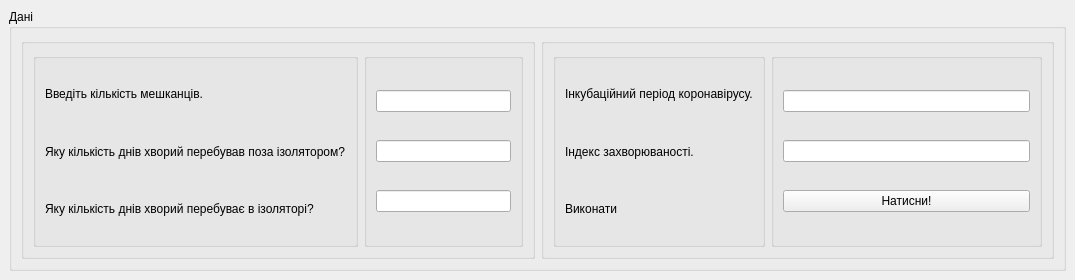
<?xml version="1.0" encoding="UTF-8"?>
<ui version="4.0">
 <class>MainWindow</class>
 <widget class="QMainWindow" name="MainWindow">
  <property name="geometry">
   <rect>
    <x>0</x>
    <y>0</y>
    <width>1075</width>
    <height>280</height>
   </rect>
  </property>
  <property name="windowTitle">
   <string>MainWindow</string>
  </property>
  <widget class="QWidget" name="centralwidget">
   <layout class="QGridLayout" name="gridLayout">
    <item row="1" column="0">
     <widget class="QGroupBox" name="groupBox_big1">
      <property name="title">
       <string>Дані</string>
      </property>
      <layout class="QHBoxLayout" name="horizontalLayout">
       <item>
        <widget class="QGroupBox" name="groupBox_medium1">
         <property name="title">
          <string/>
         </property>
         <layout class="QHBoxLayout" name="horizontalLayout_2">
          <item>
           <widget class="QGroupBox" name="groupBox_small11">
            <property name="title">
             <string/>
            </property>
            <layout class="QVBoxLayout" name="verticalLayout_2">
             <item>
              <widget class="QLabel" name="label_1">
               <property name="text">
                <string>Введіть кількість мешканців. </string>
               </property>
              </widget>
             </item>
             <item>
              <widget class="QLabel" name="label_2">
               <property name="text">
                <string>Яку кількість днів хворий перебував поза ізолятором?</string>
               </property>
              </widget>
             </item>
             <item>
              <widget class="QLabel" name="label_3">
               <property name="text">
                <string>Яку кількість днів хворий перебуває в ізоляторі?</string>
               </property>
              </widget>
             </item>
            </layout>
           </widget>
          </item>
          <item>
           <widget class="QGroupBox" name="groupBox_small12">
            <property name="title">
             <string/>
            </property>
            <layout class="QVBoxLayout" name="verticalLayout_3">
             <item>
              <widget class="QLineEdit" name="lineEdit_1">
               <property name="text">
                <string/>
               </property>
              </widget>
             </item>
             <item>
              <widget class="QLineEdit" name="lineEdit_2"/>
             </item>
             <item>
              <widget class="QLineEdit" name="lineEdit_3"/>
             </item>
            </layout>
           </widget>
          </item>
         </layout>
        </widget>
       </item>
       <item>
        <widget class="QGroupBox" name="groupBox_medium2">
         <property name="title">
          <string/>
         </property>
         <layout class="QHBoxLayout" name="horizontalLayout_3">
          <item>
           <widget class="QGroupBox" name="groupBox_small21">
            <property name="title">
             <string/>
            </property>
            <layout class="QVBoxLayout" name="verticalLayout_4">
             <item>
              <widget class="QLabel" name="label_4">
               <property name="text">
                <string>Інкубаційний період коронавірусу.</string>
               </property>
              </widget>
             </item>
             <item>
              <widget class="QLabel" name="label_5">
               <property name="text">
                <string>Індекс захворюваності.</string>
               </property>
              </widget>
             </item>
             <item>
              <widget class="QLabel" name="label">
               <property name="text">
                <string>Виконати</string>
               </property>
              </widget>
             </item>
            </layout>
           </widget>
          </item>
          <item>
           <widget class="QGroupBox" name="groupBox_small22">
            <property name="title">
             <string/>
            </property>
            <layout class="QVBoxLayout" name="verticalLayout_5">
             <item>
              <widget class="QLineEdit" name="lineEdit_4"/>
             </item>
             <item>
              <widget class="QLineEdit" name="lineEdit_5"/>
             </item>
             <item>
              <widget class="QPushButton" name="pushButton">
               <property name="text">
                <string>Натисни!</string>
               </property>
              </widget>
             </item>
            </layout>
           </widget>
          </item>
         </layout>
        </widget>
       </item>
      </layout>
     </widget>
    </item>
   </layout>
  </widget>
 </widget>
 <resources/>
 <connections/>
</ui>
